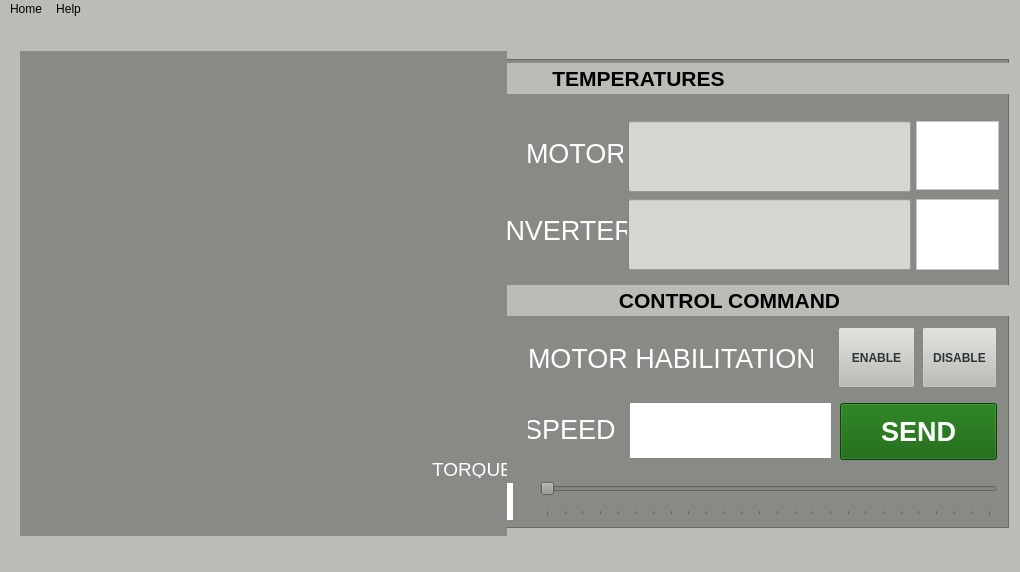
<?xml version="1.0" encoding="UTF-8"?>
<ui version="4.0">
 <class>MainWindow</class>
 <widget class="QMainWindow" name="MainWindow">
  <property name="geometry">
   <rect>
    <x>0</x>
    <y>0</y>
    <width>1020</width>
    <height>572</height>
   </rect>
  </property>
  <property name="sizePolicy">
   <sizepolicy hsizetype="Preferred" vsizetype="Preferred">
    <horstretch>0</horstretch>
    <verstretch>0</verstretch>
   </sizepolicy>
  </property>
  <property name="minimumSize">
   <size>
    <width>904</width>
    <height>0</height>
   </size>
  </property>
  <property name="windowTitle">
   <string>MainWindow</string>
  </property>
  <property name="styleSheet">
   <string notr="true">background-color: rgb(186, 189, 182);</string>
  </property>
  <widget class="QWidget" name="centralwidget">
   <widget class="QMeter" name="meterWidget" native="true">
    <property name="geometry">
     <rect>
      <x>20</x>
      <y>32</y>
      <width>487</width>
      <height>485</height>
     </rect>
    </property>
    <property name="styleSheet">
     <string notr="true">background-color: rgb(136, 138, 133);</string>
    </property>
    <widget class="QLabel" name="label_3">
     <property name="geometry">
      <rect>
       <x>412</x>
       <y>410</y>
       <width>81</width>
       <height>17</height>
      </rect>
     </property>
     <property name="font">
      <font>
       <pointsize>14</pointsize>
      </font>
     </property>
     <property name="styleSheet">
      <string notr="true">color: rgb(255, 255, 255);</string>
     </property>
     <property name="text">
      <string>TORQUE</string>
     </property>
    </widget>
   </widget>
   <widget class="QFrame" name="frame">
    <property name="geometry">
     <rect>
      <x>242</x>
      <y>40</y>
      <width>767</width>
      <height>469</height>
     </rect>
    </property>
    <property name="styleSheet">
     <string notr="true">background-color: rgb(136, 138, 133);</string>
    </property>
    <property name="frameShape">
     <enum>QFrame::StyledPanel</enum>
    </property>
    <property name="frameShadow">
     <enum>QFrame::Raised</enum>
    </property>
    <widget class="QLabel" name="label_12">
     <property name="geometry">
      <rect>
       <x>206</x>
       <y>226</y>
       <width>563</width>
       <height>31</height>
      </rect>
     </property>
     <property name="font">
      <font>
       <pointsize>16</pointsize>
       <weight>75</weight>
       <bold>true</bold>
      </font>
     </property>
     <property name="styleSheet">
      <string notr="true">color: rgb(0, 0, 0);
background-color: rgb(186, 189, 182);</string>
     </property>
     <property name="text">
      <string>CONTROL COMMAND</string>
     </property>
     <property name="alignment">
      <set>Qt::AlignCenter</set>
     </property>
    </widget>
    <widget class="QPushButton" name="sendButton">
     <property name="geometry">
      <rect>
       <x>598</x>
       <y>344</y>
       <width>157</width>
       <height>57</height>
      </rect>
     </property>
     <property name="font">
      <font>
       <pointsize>20</pointsize>
       <weight>75</weight>
       <bold>true</bold>
      </font>
     </property>
     <property name="styleSheet">
      <string notr="true">color: qlineargradient(spread:pad, x1:0, y1:0, x2:1, y2:0, stop:0 rgba(0, 0, 0, 255), stop:1 rgba(255, 255, 255, 255));

background-color: rgb(13, 94, 4);</string>
     </property>
     <property name="text">
      <string>SEND</string>
     </property>
     <property name="iconSize">
      <size>
       <width>16</width>
       <height>16</height>
      </size>
     </property>
    </widget>
    <widget class="QLabel" name="label_6">
     <property name="geometry">
      <rect>
       <x>286</x>
       <y>348</y>
       <width>91</width>
       <height>45</height>
      </rect>
     </property>
     <property name="font">
      <font>
       <pointsize>20</pointsize>
      </font>
     </property>
     <property name="styleSheet">
      <string notr="true">color: rgb(255, 255, 255);
</string>
     </property>
     <property name="text">
      <string>SPEED </string>
     </property>
     <property name="alignment">
      <set>Qt::AlignCenter</set>
     </property>
    </widget>
    <widget class="QSlider" name="SpeedSlider">
     <property name="geometry">
      <rect>
       <x>298</x>
       <y>410</y>
       <width>457</width>
       <height>47</height>
      </rect>
     </property>
     <property name="sizePolicy">
      <sizepolicy hsizetype="Expanding" vsizetype="Preferred">
       <horstretch>0</horstretch>
       <verstretch>0</verstretch>
      </sizepolicy>
     </property>
     <property name="font">
      <font>
       <pointsize>20</pointsize>
      </font>
     </property>
     <property name="cursor">
      <cursorShape>ArrowCursor</cursorShape>
     </property>
     <property name="mouseTracking">
      <bool>false</bool>
     </property>
     <property name="tabletTracking">
      <bool>false</bool>
     </property>
     <property name="focusPolicy">
      <enum>Qt::StrongFocus</enum>
     </property>
     <property name="maximum">
      <number>5000</number>
     </property>
     <property name="singleStep">
      <number>100</number>
     </property>
     <property name="pageStep">
      <number>100</number>
     </property>
     <property name="tracking">
      <bool>true</bool>
     </property>
     <property name="orientation">
      <enum>Qt::Horizontal</enum>
     </property>
     <property name="tickPosition">
      <enum>QSlider::TicksBelow</enum>
     </property>
     <property name="tickInterval">
      <number>200</number>
     </property>
    </widget>
    <widget class="QProgressBar" name="inverterThermometer">
     <property name="geometry">
      <rect>
       <x>386</x>
       <y>140</y>
       <width>283</width>
       <height>71</height>
      </rect>
     </property>
     <property name="styleSheet">
      <string notr="true">background-color: rgb(211, 215, 207);</string>
     </property>
     <property name="maximum">
      <number>100</number>
     </property>
     <property name="value">
      <number>0</number>
     </property>
     <property name="textVisible">
      <bool>false</bool>
     </property>
     <property name="orientation">
      <enum>Qt::Horizontal</enum>
     </property>
    </widget>
    <widget class="QTextBrowser" name="textTempInverter">
     <property name="geometry">
      <rect>
       <x>674</x>
       <y>140</y>
       <width>83</width>
       <height>71</height>
      </rect>
     </property>
     <property name="styleSheet">
      <string notr="true">background-color: rgb(255, 255, 255);</string>
     </property>
     <property name="verticalScrollBarPolicy">
      <enum>Qt::ScrollBarAlwaysOff</enum>
     </property>
     <property name="horizontalScrollBarPolicy">
      <enum>Qt::ScrollBarAlwaysOff</enum>
     </property>
    </widget>
    <widget class="QTextBrowser" name="textTempMotor">
     <property name="geometry">
      <rect>
       <x>674</x>
       <y>62</y>
       <width>83</width>
       <height>69</height>
      </rect>
     </property>
     <property name="layoutDirection">
      <enum>Qt::LeftToRight</enum>
     </property>
     <property name="styleSheet">
      <string notr="true">background-color: rgb(255, 255, 255);</string>
     </property>
     <property name="verticalScrollBarPolicy">
      <enum>Qt::ScrollBarAlwaysOff</enum>
     </property>
     <property name="horizontalScrollBarPolicy">
      <enum>Qt::ScrollBarAlwaysOff</enum>
     </property>
    </widget>
    <widget class="QLabel" name="label_9">
     <property name="geometry">
      <rect>
       <x>256</x>
       <y>134</y>
       <width>129</width>
       <height>75</height>
      </rect>
     </property>
     <property name="font">
      <font>
       <pointsize>20</pointsize>
      </font>
     </property>
     <property name="styleSheet">
      <string notr="true">color: rgb(255, 255, 255);</string>
     </property>
     <property name="text">
      <string>INVERTER</string>
     </property>
    </widget>
    <widget class="QLabel" name="label_10">
     <property name="geometry">
      <rect>
       <x>284</x>
       <y>64</y>
       <width>97</width>
       <height>61</height>
      </rect>
     </property>
     <property name="font">
      <font>
       <pointsize>20</pointsize>
      </font>
     </property>
     <property name="styleSheet">
      <string notr="true">color: rgb(255, 255, 255);</string>
     </property>
     <property name="text">
      <string>MOTOR</string>
     </property>
    </widget>
    <widget class="QLabel" name="label">
     <property name="geometry">
      <rect>
       <x>286</x>
       <y>274</y>
       <width>285</width>
       <height>51</height>
      </rect>
     </property>
     <property name="font">
      <font>
       <pointsize>20</pointsize>
      </font>
     </property>
     <property name="styleSheet">
      <string notr="true">color: rgb(255, 255, 255);</string>
     </property>
     <property name="text">
      <string>MOTOR HABILITATION</string>
     </property>
    </widget>
    <widget class="QPushButton" name="enable_motor_button">
     <property name="geometry">
      <rect>
       <x>596</x>
       <y>268</y>
       <width>77</width>
       <height>61</height>
      </rect>
     </property>
     <property name="font">
      <font>
       <weight>75</weight>
       <bold>true</bold>
      </font>
     </property>
     <property name="styleSheet">
      <string notr="true">color: rgb(255, 255, 255);
color: rgb(46, 52, 54);
background-color: rgb(186, 189, 182);</string>
     </property>
     <property name="text">
      <string>ENABLE</string>
     </property>
    </widget>
    <widget class="QPushButton" name="disable_motor_button">
     <property name="geometry">
      <rect>
       <x>680</x>
       <y>268</y>
       <width>75</width>
       <height>61</height>
      </rect>
     </property>
     <property name="font">
      <font>
       <weight>75</weight>
       <bold>true</bold>
      </font>
     </property>
     <property name="styleSheet">
      <string notr="true">color: rgb(255, 255, 255);
color: rgb(46, 52, 54);
background-color: rgb(186, 189, 182);</string>
     </property>
     <property name="text">
      <string>DISABLE</string>
     </property>
    </widget>
    <widget class="QLabel" name="speed_label">
     <property name="geometry">
      <rect>
       <x>388</x>
       <y>344</y>
       <width>201</width>
       <height>55</height>
      </rect>
     </property>
     <property name="font">
      <font>
       <pointsize>25</pointsize>
      </font>
     </property>
     <property name="layoutDirection">
      <enum>Qt::LeftToRight</enum>
     </property>
     <property name="styleSheet">
      <string notr="true">background-color: rgb(255, 255, 255);
border-color: rgb(0, 0, 0);
border-color: rgb(0, 0, 0);</string>
     </property>
     <property name="text">
      <string/>
     </property>
     <property name="alignment">
      <set>Qt::AlignCenter</set>
     </property>
    </widget>
    <widget class="QLabel" name="label_13">
     <property name="geometry">
      <rect>
       <x>26</x>
       <y>4</y>
       <width>741</width>
       <height>31</height>
      </rect>
     </property>
     <property name="font">
      <font>
       <pointsize>16</pointsize>
       <weight>75</weight>
       <bold>true</bold>
      </font>
     </property>
     <property name="styleSheet">
      <string notr="true">color: rgb(0, 0, 0);
background-color: rgb(186, 189, 182);</string>
     </property>
     <property name="text">
      <string>TEMPERATURES</string>
     </property>
     <property name="alignment">
      <set>Qt::AlignCenter</set>
     </property>
    </widget>
    <widget class="QLabel" name="torque_label">
     <property name="geometry">
      <rect>
       <x>-18</x>
       <y>424</y>
       <width>289</width>
       <height>37</height>
      </rect>
     </property>
     <property name="styleSheet">
      <string notr="true">background-color: rgb(255, 255, 255);
border-color: rgb(0, 0, 0);</string>
     </property>
     <property name="text">
      <string/>
     </property>
     <property name="alignment">
      <set>Qt::AlignRight|Qt::AlignTrailing|Qt::AlignVCenter</set>
     </property>
    </widget>
    <widget class="QProgressBar" name="motorThermometer">
     <property name="geometry">
      <rect>
       <x>386</x>
       <y>62</y>
       <width>283</width>
       <height>71</height>
      </rect>
     </property>
     <property name="styleSheet">
      <string notr="true">background-color: rgb(211, 215, 207);</string>
     </property>
     <property name="maximum">
      <number>100</number>
     </property>
     <property name="value">
      <number>0</number>
     </property>
     <property name="textVisible">
      <bool>false</bool>
     </property>
     <property name="orientation">
      <enum>Qt::Horizontal</enum>
     </property>
    </widget>
   </widget>
   <zorder>frame</zorder>
   <zorder>meterWidget</zorder>
  </widget>
  <widget class="QMenuBar" name="menubar">
   <property name="geometry">
    <rect>
     <x>0</x>
     <y>0</y>
     <width>1020</width>
     <height>22</height>
    </rect>
   </property>
   <widget class="QMenu" name="menuIn_cio">
    <property name="title">
     <string>Home</string>
    </property>
   </widget>
   <widget class="QMenu" name="menuSobre">
    <property name="title">
     <string>Help</string>
    </property>
    <addaction name="actionSobre"/>
   </widget>
   <addaction name="menuIn_cio"/>
   <addaction name="menuSobre"/>
  </widget>
  <widget class="QStatusBar" name="statusbar"/>
  <action name="actionSobre">
   <property name="checkable">
    <bool>false</bool>
   </property>
   <property name="text">
    <string>Sobre</string>
   </property>
  </action>
 </widget>
 <layoutdefault spacing="9" margin="13"/>
 <customwidgets>
  <customwidget>
   <class>QMeter</class>
   <extends>QWidget</extends>
   <header location="global">qmeter.h</header>
   <container>1</container>
  </customwidget>
 </customwidgets>
 <resources/>
 <connections/>
 <designerdata>
  <property name="gridDeltaX">
   <number>2</number>
  </property>
  <property name="gridDeltaY">
   <number>2</number>
  </property>
  <property name="gridSnapX">
   <bool>true</bool>
  </property>
  <property name="gridSnapY">
   <bool>true</bool>
  </property>
  <property name="gridVisible">
   <bool>true</bool>
  </property>
 </designerdata>
</ui>
